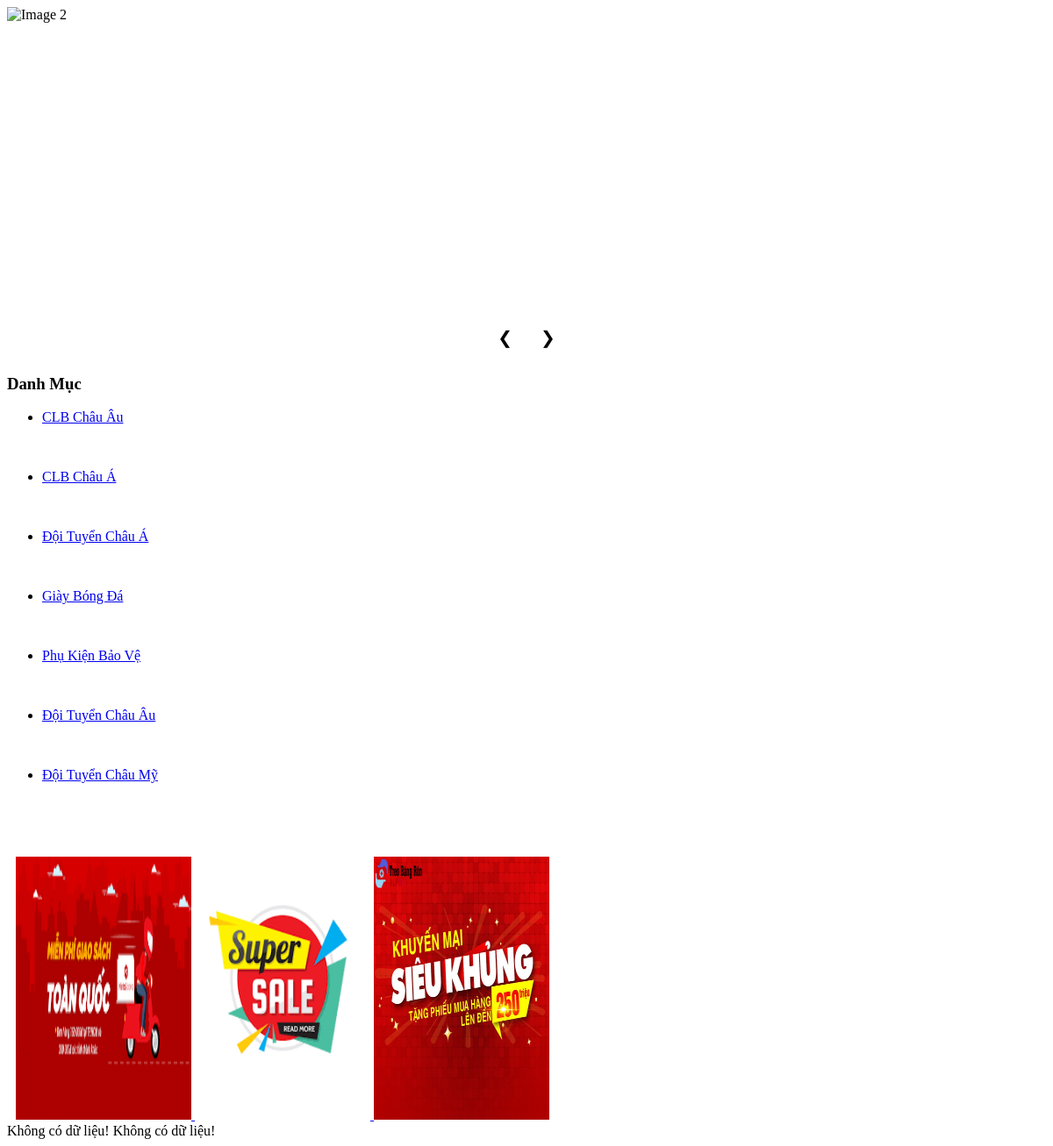
/noidung/mathang.php, run on the app's committed database.
### tables this page shows
CREATE TABLE `danhmuc` (
  `id_danhmuc` int(11) NOT NULL,
  `tendanhmuc` varchar(50) NOT NULL
);

### noidung/mathang.php (the view, shortened to what this page needs)
<?php
	include('noidung/slide.php');
?>
<div class="grid_column2">
	<nav class="category">
		<h3 class="cate_heading"> <i class="fas fa-list"></i> Danh Mục</h3>
		<?php
			$conn = mysqli_connect('localhost', 'root', '', 'sportshop') or die('Lỗi kết nối!'.mysqli_connect_error());
			$sql = "SELECT * FROM danhmuc";
			$result = mysqli_query($conn, $sql);
			if(mysqli_num_rows($result) > 0){
				while($row = mysqli_fetch_assoc($result)){?>
					<div>
						<ul class="category_item">
							<li class="co_item_link">
								<a href="index.php?quanly=mathang&id=<?php echo $row['id_danhmuc']?>" class="co_item_link"><?php echo $row['tendanhmuc'] ?></a>
							</li>
						</ul>
					</div><br/>
				<?php }
			}
			else {
				echo 'Không có dữ liệu!';
			}
		?>
	</nav>
	<?php
		include('noidung/sale.php');
	?>
</div>
<div class="grid_column10">
	<?php
		$conn = mysqli_connect('localhost', 'root', '', 'sportshop') or die('Lỗi kết nối!'.mysqli_connect_error());
		$sql = "SELECT * FROM danhmuc where id_danhmuc='$_GET[id]'";
		$result = mysqli_query($conn, $sql);
		if(mysqli_num_rows($result) > 0){
			while($row_mh = mysqli_fetch_assoc($result)){?>
		 		<h1 class="section-title section-title-center" style="display: flex; font-size: 1.5rem; color: #c038cb; webkit-box-align: center;">
		 			<b style="display: block; webkit-box-flex: 1; ms-flex: 1; flex: 1; height: 2px; opacity: .1; background-color: currentColor; margin: 14px;"></b>
		 				<span class="section-title-main"><?php echo $row_mh['tendanhmuc'] ?></span>
		 			<b style="display: block; webkit-box-flex: 1; ms-flex: 1; flex: 1; height: 2px; opacity: .1; background-color: currentColor; margin: 14px;"></b>
		 		</h1>
		 	<?php }
		 }
		 else {
		 	echo 'Không có dữ liệu!';
		 }
		?>
	<?php
		$conn = mysqli_connect('localhost', 'root', '', 'sportshop') or die('Lỗi kết nối!'.mysqli_connect_error());
		$result = mysqli_query($conn, "select count(id_danhmuc) as total from sanpham where id_danhmuc='$_GET[id]'");
		$row_mh = mysqli_fetch_assoc($result);
		$total_records = $row_mh['total'];
		$current_page = isset($_GET['page']) ? $_GET['page'] : 0;
		$limit = 20;
		$total_page = ceil($total_records / $limit);
		if ($current_page > $total_page){
			$current_page = $total_page;
		}
		else if ($current_page < 1){
			$current_page = 1;
		}
		$start = ($current_page - 1) * $limit;
		$result = mysqli_query($conn, "SELECT * FROM sanpham WHERE id_danhmuc='$_GET[id]' LIMIT $start, $limit");
		if(mysqli_num_rows($result) > 0){
			while($row_mh = mysqli_fetch_assoc($result)){
		?>
				<form class="products" method="POST" action="noidung/themgiohang.php?id_sanpham=<?php echo $row_mh['id_sanpham']?>">
					<div class="product-info"> <a style="text-decoration: none;" href="index.php?quanly=chitiet&id=<?php echo $row_mh['id_sanpham'] ?>">
						<img class="imgsp" src="<?php echo $row_mh['hinhanh'] ?>"/>
						<h4 style="color: black;"> <strong> <?php echo $row_mh['tensanpham'] ?></strong></h4>
						<p class="price"> <?php echo number_format($row_mh['giasanpham'],0,',','.').' VND'?></p>
					</div>
				</form>
	<?php
			}
		}
		else {
			echo 'Không có dữ liệu!';
		}
	?>
</div>

### data on the page
danhmuc: tendanhmuc "CLB Châu Âu"
danhmuc: tendanhmuc "CLB Châu Á"
danhmuc: tendanhmuc "Đội Tuyển Châu Á"
danhmuc: tendanhmuc "Giày Bóng Đá"
danhmuc: tendanhmuc "Phụ Kiện Bảo Vệ"
danhmuc: tendanhmuc "Đội Tuyển Châu Âu"
danhmuc: tendanhmuc "Đội Tuyển Châu Mỹ"
